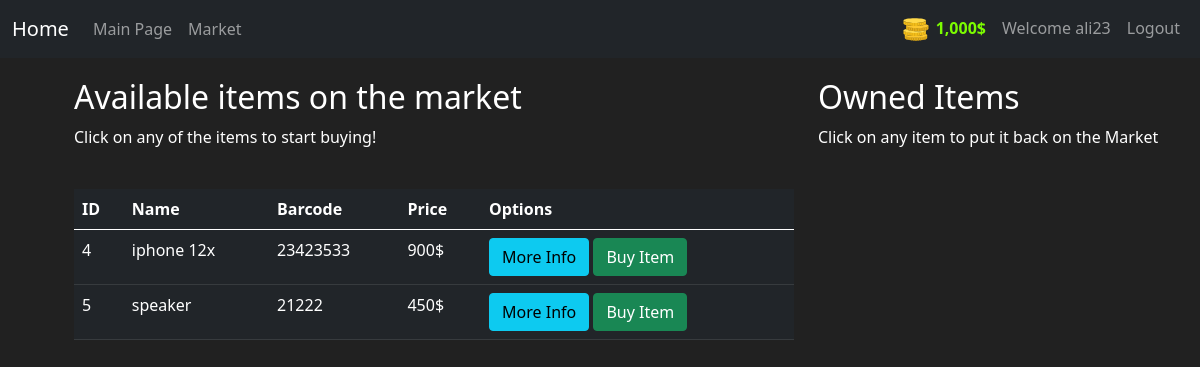
The page /market (signed in) on the database its author committed.
### market/models.py (models this page shows, shortened)
class User(db.Model, UserMixin):
    __tablename__ = 'user'
    id = db.Column(db.Integer, primary_key=True)
    username = db.Column(db.String(length=30), nullable=False, unique=True)
    email = db.Column(db.String(length=50), nullable=False, unique=True)
    password = db.Column(db.String(60), nullable=False)
    budget = db.Column(db.Integer, nullable=False, default = 1000)
    items = db.relationship('Item', backref = 'owned_user', lazy=True)
    @property
    def prettier_budget(self):
        if len(str(self.budget)) >= 4:
            return f'{str(self.budget)[:-3]},{str(self.budget)[-3:]}$'
        else:
            return f'{self.budget}$'

class Item(db.Model):
    __tablename__ = 'item'
    id = db.Column(db.Integer, primary_key=True)
    name = db.Column(db.String(length=30), nullable=False, unique=True)
    price = db.Column(db.Integer(), nullable=False)
    barcode = db.Column(db.String(length=12), nullable=False, unique=True)
    description = db.Column(db.String(length=1024), nullable=False, unique=True)
    owner = db.Column(db.Integer, db.ForeignKey('user.id'))

### market/routes.py (the view, shortened to what this page needs)
@app.route('/market', methods = ['GET', 'POST'])
@login_required
def market_page():
    purchase_form = PurchaseForm()
    if request.method == 'GET':
        items = Item.query.filter_by(owner = None)
        return render_template('market.html', items = items, purchase_form = purchase_form)

### market/models.py (called while the page is built)
@login_manager.user_loader
def load_user(user_id):
    return User.query.get(int(user_id))

### market/templates/market.html (shortened to what this page needs)
{% extends "base.html" %}
{% block content %}
<div class="row" style="margin-top: 20px; margin-left: 20px;">
   <div class="col-8">
        <h2>Available items on the market</h2>
        <p>Click on any of the items to start buying!</p>
        <br>
        <table class="table table-hover table-dark">
         <thead>
            <tr>
               <th scope="col">ID</th>
               <th scope="col">Name</th>
               <th scope="col">Barcode</th>
               <th scope="col">Price</th>
               <th scope="col">Options</th>
            </tr>
         </thead>
         <tbody>
            {% for item in items %}
            <tr>
               <td>{{ item.id }}</td>
               <td>{{ item.name }}</td>
               <td>{{ item.barcode }}</td>
               <td>{{ item.price }}$</td>
               <td>
                  <button class="btn btn-outline btn-info" data-toggle="modal" data-target="#exampleModal-{{ item.id }}">More Info</button>
                  <button class="btn btn-outline btn-success" data-toggle="modal" data-target="#purchaseConfirm-{{ item.id }}">Buy Item</button>
               </td>
            </tr>
            {% endfor %}
         </tbody>
      </table>
   </div>
   <div class="col-4">
    <h2>Owned Items</h2>
    <p>Click on any item to put it back on the Market</p>
   </div>
</div>
{% endblock %}

### market/templates/base.html (shortened to what this page needs)
<!doctype html>
<head>
   <link href="https://cdn.jsdelivr.net/npm/bootstrap@5.0.0-beta1/dist/css/bootstrap.min.css" rel="stylesheet">
   <link rel="stylesheet" href="https://cdnjs.cloudflare.com/ajax/libs/font-awesome/4.7.0/css/font-awesome.min.css">
</head>
<body>
   <nav class="navbar navbar-expand-lg navbar-dark bg-dark">
      <div class="container-fluid">
         <a class="navbar-brand" href="{{ url_for('home') }}">Home</a>
         <div class="collapse navbar-collapse" id="myNav">
            <ul class="navbar-nav me-auto mb-2 mb-lg-0">
               <li class="nav-item"><a class="nav-link" href="#">Main Page</a></li>
               <li class="nav-item"><a class="nav-link" href="{{ url_for('market_page') }}">Market</a></li>
            </ul>
            {% if current_user.is_authenticated %}
            <ul class="navbar-nav">
               <li class="nav-item">
                  <a class="nav-link" style="color: lawngreen; font-weight: bold;">
                  <img src="../static/img/coins.svg" width="30" height="25" alt="my image" />
                  {{ current_user.prettier_budget }}
                  </a>
               </li>
               <li class="nav-item">
                  <a class="nav-link">Welcome {{ current_user.username }}</a>
               </li>
               <li class="nav-item">
                  <a class="nav-link" href="{{ url_for('logout_page') }}">Logout</a>
               </li>
            </ul>
            {% endif %}
         </div>
      </div>
   </nav>
   <main role="main" class="container">
      <div class="row">
            {% block content %}{% endblock %}
      </div>
   </main>
</body>
</html>

### market/templates/base.html (style rules this page uses)
body { background-color: #212121; color: white; }

### rows shown on the page
User: prettier_budget "1,000$", username "ali23"
Item: id "4", name "iphone 12x", barcode "23423533", price "900"
Item: id "5", name "speaker", barcode "21222", price "450"
